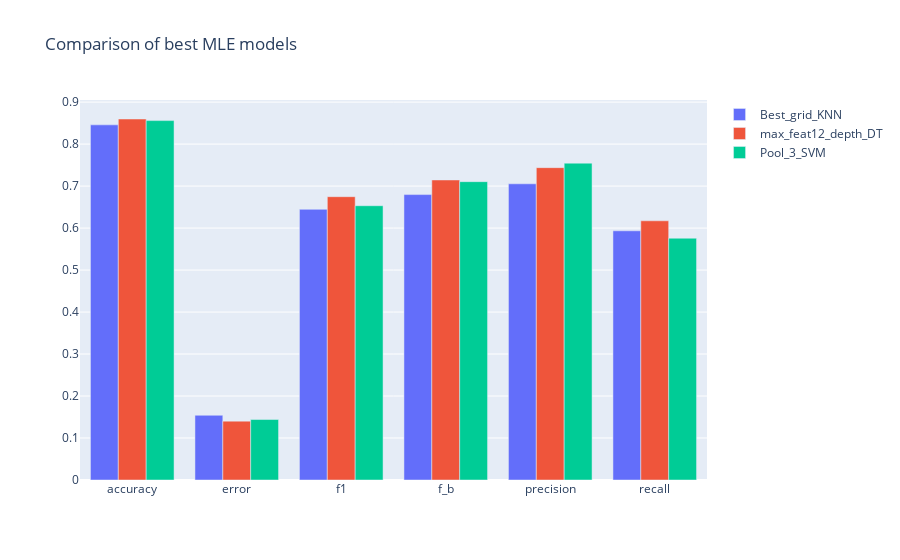

Here is the notebook cell this chart was saved with:
### Markdown cell above
### Conclusion

The Decision Tree that resulted from our hyper parameter tunning that gave the overall best performance and the most consistent results.  Our KNN Model has some very interesting results and unexpected results that were influenced by the scaling of the data. We were able to accurately predict a little over 85.7% of the data accurately, using Decision Trees, withouth losing much with the other metrics used.

Although this seems like a good statistic, the drawback of using Decision Trees may not make it a strong option for comparing data that has few patters.

### Code cell
best_models_comparison = []
best_models_comparison.append(find_best_score(list_of_dict=list_of_best_KNN))
best_models_comparison.append(find_best_score(list_of_dict=list_of_best_DT))
best_models_comparison.append(find_best_score(list_of_dict=list_of_svm))

graph_metrics_comparison(best_models_comparison, ['k'], title_of_graph='Comparison of best MLE models')

### Figure 1 — Plotly figure (JSON) as saved in the notebook; plotly's stock layout.template omitted (floating-point values rounded to 4 significant figures)
{"data": [{"name": "Best_grid_KNN", "type": "bar", "x": ["accuracy", "error", "f1", "f_b", "precision", "recall"], "y": [0.8459, 0.1541, 0.6446, 0.6798, 0.7054, 0.5935]}, {"name": "max_feat12_depth_DT", "type": "bar", "x": ["accuracy", "error", "f1", "f_b", "precision", "recall"], "y": [0.8598, 0.1402, 0.6747, 0.7146, 0.7439, 0.6173]}, {"name": "Pool_3_SVM", "type": "bar", "x": ["accuracy", "error", "f1", "f_b", "precision", "recall"], "y": [0.856, 0.144, 0.6532, 0.7105, 0.7546, 0.5759]}], "layout": {"title": {"text": "Comparison of best MLE models"}}}
